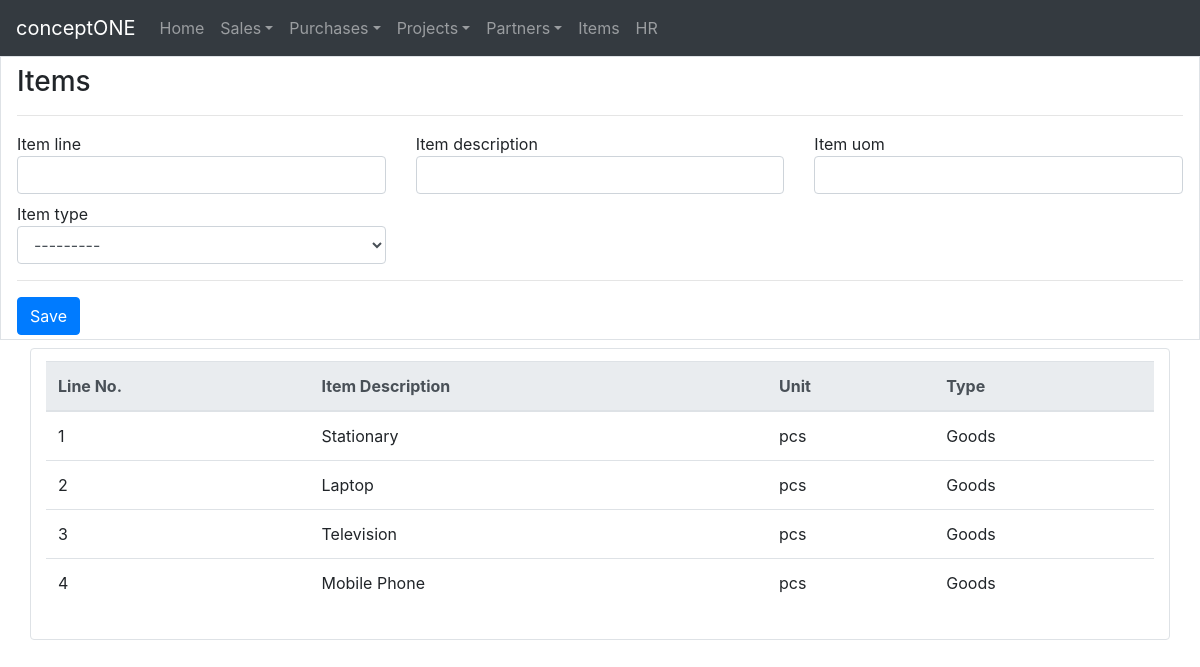
The app's page /items/ with its own data.
### crudbasic/models.py (models this page shows, shortened)
class Items(models.Model):
    item_type_choices = [
        ('Goods', 'Goods'),
        ('Services', 'Services'),
    ]
    item_line = models.CharField(max_length=16, unique=True)
    item_description = models.CharField(max_length=192)
    item_uom = models.CharField(max_length=16)
    item_type = models.CharField(max_length=8, choices=item_type_choices)
    created_on = models.DateTimeField(auto_now_add=True)
    updated_on = models.DateTimeField(auto_now=True)

### crudbasic/views.py (the view, shortened to what this page needs)
# urls.py: path('items/',views.items,name='items'),
def items(request):
    item_list = Items.objects.order_by('item_line')
    form = ItemForm()
    return render(request,"crudbasic/items.html", {'form':form,'item_data':item_list})

### crudbasic/forms.py
class ItemForm(forms.ModelForm):
    class Meta:
        model = Items
        fields = '__all__'
        widgets = {
                'item_line':forms.TextInput(attrs={'class':'form-control'}),
                'item_description':forms.TextInput(attrs={'class':'form-control'}),
                'item_uom':forms.TextInput(attrs={'class':'form-control'}),
                'item_type':forms.Select(attrs={'class':'form-control'}),
        }

### templates/crudbasic/items.html (shortened to what this page needs)
<!DOCTYPE html>
  {% extends "crudbasic/base.html" %}
    {% block body_block %}
    <h3 class="">Items</h3>
    <hr class="">
    <form method="POST">
      <div class="row">
        <div class="col-md">
          {{ form.item_line.label }}
          {{ form.item_line }}
        </div>
        <div class="col-md">
          {{ form.item_description.label }}
          {{ form.item_description }}
        </div>
        <div class="col-md">
          {{ form.item_uom.label }}
          {{ form.item_uom }}
        </div>
      </div>
      <div class="row mt-2">
        <div class="col-md-4">
          {{ form.item_type.label }}
          {{ form.item_type }}
        </div>
      </div>
      <hr class="">
      <div class="row mt-2">
        <div class="col">
          <input type="submit" class="btn btn-primary" value="Save">
        </div>
      </div>
    </form>
    </div>
    <div class="container border rounded mt-2 pb-3 pt-1">
      {% if item_data %}
      <table class="table table-hover mt-2">
        <thead class="thead-light">
          <tr>
            <th>Line No.</th>
            <th>Item Description</th>
            <th>Unit</th>
            <th>Type</th>
          </tr>
          {% for item in item_data %}
          <tr>
            <td>{{ item.item_line }}</td>
            <td>{{ item.item_description }}</td>
            <td>{{ item.item_uom }}</td>
            <td>{{ item.item_type }}</td>
          </tr>
          {% endfor %}
        </thead>
      </table>
      {% else %}
      <p>No Items Exists!</p>
      {% endif %}
    </div>
    {% endblock %}

### records on screen
Items: item_line "1", item_description "Stationary", item_uom "pcs", item_type "Goods"
Items: item_line "2", item_description "Laptop", item_uom "pcs", item_type "Goods"
Items: item_line "3", item_description "Television", item_uom "pcs", item_type "Goods"
Items: item_line "4", item_description "Mobile Phone", item_uom "pcs", item_type "Goods"
